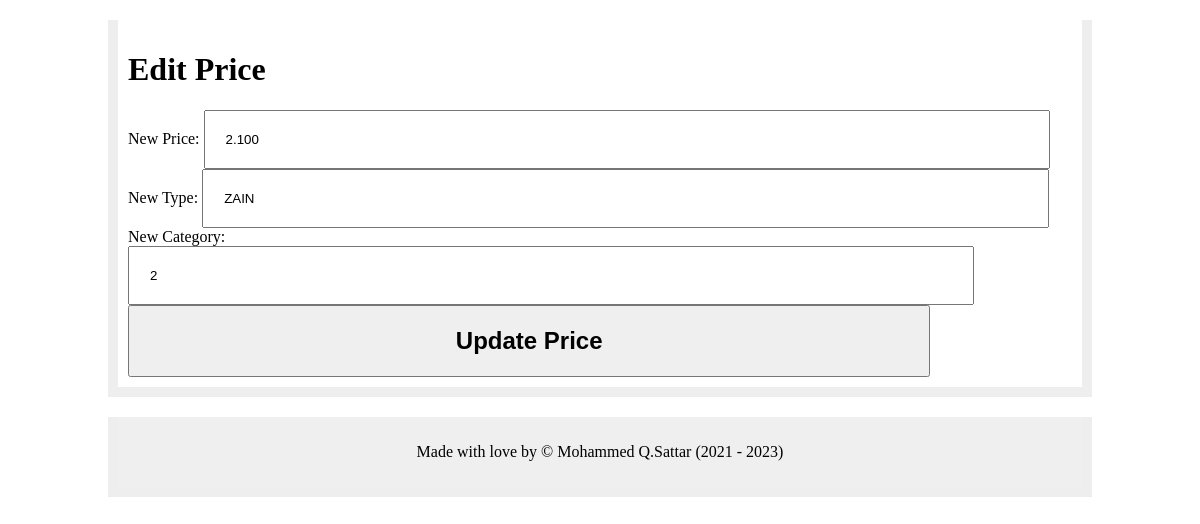
The app's page /edit_price.php?id=328 with its own data.
### tables this page shows
CREATE TABLE `balances` (
  `id` int(11) NOT NULL,
  `type` varchar(50) DEFAULT NULL,
  `category` int(11) DEFAULT NULL,
  `price` decimal(12,3) DEFAULT NULL,
  `publish_date` date NOT NULL DEFAULT current_timestamp()
);

### edit_price.php (the view, shortened to what this page needs)
<?php
$title = "Edit Price";
include('header.php');
$db_server = "localhost";
$db_user = "root";
$db_pass = "";
$db_name = "demo";
$conn = "";
try {
    $conn = mysqli_connect($db_server, $db_user, $db_pass, $db_name);
} catch (mysqli_sql_exception) {
    echo "Could not Connect to the database";
}
if (isset($_GET['id'])) {
    $id = $_GET['id'];
    $sql = "SELECT * FROM balances WHERE id = $id";
    $result = mysqli_query($conn, $sql);
    $row = mysqli_fetch_assoc($result);
    if ($row) {
?>
        <div class="container">
            <h1><?php echo $title; ?></h1>
            <form action="" method="post">
                <label for="newPrice">New Price:</label>
                <input type="number" name="newPrice" id="newPrice" value="<?php echo $row['price']; ?>" required><br />
                <label for="newType">New Type:</label>
                <input type="text" name="newType" id="newType" value="<?php echo $row['type']; ?>" required><br />
                <label for="newCategory">New Category:</label>
                <input type="number" name="newCategory" id="newCategory" value="<?php echo $row['category']; ?>" required>
                <input type="submit" name="updatePrice" value="Update Price">
            </form>
        </div>
<?php
    } else {
        echo "Item not found.";
    }
} else {
    echo "No item ID provided.";
}
include('footer.php');
?>

### style.css (style rules this page uses)
.container { border-left: 10px solid #eee; border-right: 10px solid #eee; border-bottom: 10px solid #eee; margin: 20px 100px; padding: 10px; }
input { padding: 20px; min-width: 85%; }
input[type="submit"] { cursor: pointer; font-size: 24px; font-weight: bolder; }

### records on screen
balances: newPrice "2.100", newType "ZAIN", newCategory "2"

### other values on screen
$title "Edit Price"
$year "2023"
